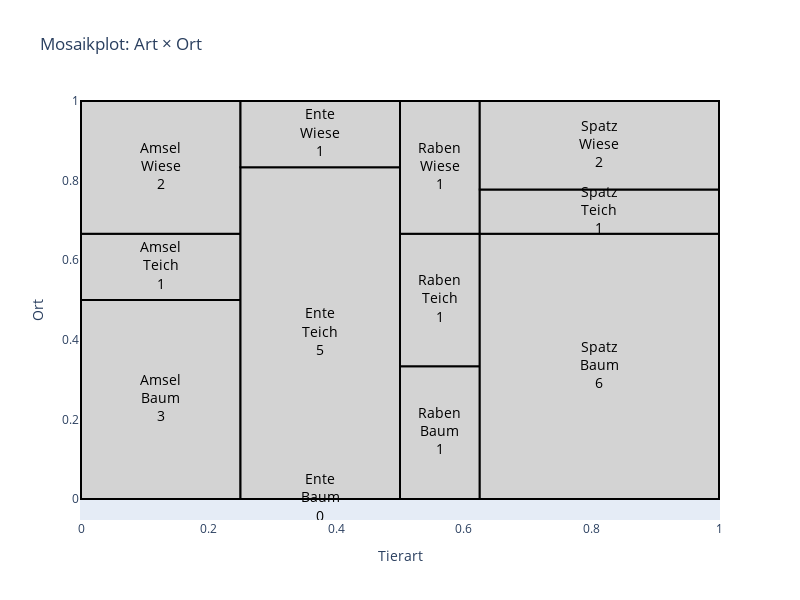

Notebook source saved alongside this figure:
### Markdown cell above
# WRUMS AB 3

### Aufgabe 1a) Kontingenztafel bed. relative Häufigkeit Art

| / | Baum | Teich | Wiese | sum | 
|---|------|-------|-------|-----|
| Amsel | 1/2 | 1/6 | 1/3 | 1 |
| Ente | 0 | 5/6 | 1/6 | 1 |
| Rabe | 1/3 | 1/3 | 1/3 | 1 |
| Spatz | 2/3 | 1/9 | 2/9 | 1 |
| sum |  |  |  | 4 |

### Aufgabe 1b) Kontingenztafel bed. relative Häufigkeit Ort

| / | Baum | Teich | Wiese | sum | 
|---|------|-------|-------|-----|
| Amsel | 3/10 | 1/8 | 1/3 |  |
| Ente | 0 | 5/8 | 1/6 |  |
| Rabe | 1/10 | 1/8 | 1/6 |  |
| Spatz | 3/5 | 1/8 | 1/3 |  |
| sum | 1 | 1 | 1 | 3 |

### Aufgabe 1c) Ort beste Chance um Amselgesang zu hören?
Um die beste Chance zu haben der Amsel zu lauschen, müssen wir uns die bedingte relative Häufigkeit nach "Art"
unter dem Merkmal "Amsel" angucken. Hier sehen wir, dass 1/2, bzw. 50% der Amseln sich am Ort "Baum" aufhalten.
Dementsprechend haben wir am Ort "Baum" die beste Chance.

### Aufgabe 1d) Beste Chance der Art des Vogels, welcher am Ort Baum sitzt?
Hier schauen wir uns die bed. rel. Häufigkeit nach "Ort" an. Zu sehen ist, dass bei der Ausprägung "Baum"
3/5, bzw. 60% der Vögel zu der Art "Spatz" gehören und somit dies am wahrscheinlichsten ist.

### Aufgabe 1e) Mosaikplot (Art = Rechteckbreite; Ort bedingt auf Art = Rechteckhöhe)

### Code cell
import plotly.graph_objects as go
import pandas as pd

# our Data of our Table
table = pd.DataFrame({
    "Baum": [3, 0, 1, 6],
    "Teich": [1, 5, 1, 1],
    "Wiese": [2, 1, 1, 2]
}, index = ["Amsel", "Ente", "Raben", "Spatz"])

# total number of observations
N = table.values.sum()

fig = go.Figure()

x_start = 0  # first x position

for tier in table.index:
    # width = proportion of total observations for animals
    width = table.loc[tier].sum() / N
    
    y_start = 0  # y position reset for each animal type
    
    for ort in table.columns:
        height = table.loc[tier, ort] / table.loc[tier].sum()
        
        # add rectangle
        fig.add_shape(
            type="rect",
            x0=x_start, x1=x_start + width,
            y0=y_start, y1=y_start + height,
            line=dict(color="black"),
            fillcolor="lightgrey",
            layer = "below"
        )
        
        # add text
        fig.add_trace(go.Scatter(
            x=[x_start + width/2],
            y=[y_start + height/2],
            text=f"{tier}<br>{ort}<br>{table.loc[tier, ort]}",
            mode="text",
            textposition="middle center",
            textfont=dict(color="black", size = 14),
            showlegend=False
        ))
        
        y_start += height  # put y up for next location
    
    x_start += width  # put x right for next animal type

fig.update_layout(
    title="Mosaikplot: Art × Ort",
    xaxis=dict(showgrid=False, zeroline=False, title="Tierart"),
    yaxis=dict(showgrid=False, zeroline=False, title="Ort"),
    width=800,
    height=600
)

fig.show()

### Figure 1 — Plotly figure (JSON) as saved in the notebook; plotly's stock layout.template omitted (floating-point values rounded to 4 significant figures)
{"data": [{"mode": "text", "showlegend": false, "text": "Amsel<br>Baum<br>3", "textfont": {"color": "black", "size": 14}, "textposition": "middle center", "type": "scatter", "x": [0.125], "y": [0.25]}, {"mode": "text", "showlegend": false, "text": "Amsel<br>Teich<br>1", "textfont": {"color": "black", "size": 14}, "textposition": "middle center", "type": "scatter", "x": [0.125], "y": [0.5833]}, {"mode": "text", "showlegend": false, "text": "Amsel<br>Wiese<br>2", "textfont": {"color": "black", "size": 14}, "textposition": "middle center", "type": "scatter", "x": [0.125], "y": [0.8333]}, {"mode": "text", "showlegend": false, "text": "Ente<br>Baum<br>0", "textfont": {"color": "black", "size": 14}, "textposition": "middle center", "type": "scatter", "x": [0.375], "y": [0]}, {"mode": "text", "showlegend": false, "text": "Ente<br>Teich<br>5", "textfont": {"color": "black", "size": 14}, "textposition": "middle center", "type": "scatter", "x": [0.375], "y": [0.4167]}, {"mode": "text", "showlegend": false, "text": "Ente<br>Wiese<br>1", "textfont": {"color": "black", "size": 14}, "textposition": "middle center", "type": "scatter", "x": [0.375], "y": [0.9167]}, {"mode": "text", "showlegend": false, "text": "Raben<br>Baum<br>1", "textfont": {"color": "black", "size": 14}, "textposition": "middle center", "type": "scatter", "x": [0.5625], "y": [0.1667]}, {"mode": "text", "showlegend": false, "text": "Raben<br>Teich<br>1", "textfont": {"color": "black", "size": 14}, "textposition": "middle center", "type": "scatter", "x": [0.5625], "y": [0.5]}, {"mode": "text", "showlegend": false, "text": "Raben<br>Wiese<br>1", "textfont": {"color": "black", "size": 14}, "textposition": "middle center", "type": "scatter", "x": [0.5625], "y": [0.8333]}, {"mode": "text", "showlegend": false, "text": "Spatz<br>Baum<br>6", "textfont": {"color": "black", "size": 14}, "textposition": "middle center", "type": "scatter", "x": [0.8125], "y": [0.3333]}, {"mode": "text", "showlegend": false, "text": "Spatz<br>Teich<br>1", "textfont": {"color": "black", "size": 14}, "textposition": "middle center", "type": "scatter", "x": [0.8125], "y": [0.7222]}, {"mode": "text", "showlegend": false, "text": "Spatz<br>Wiese<br>2", "textfont": {"color": "black", "size": 14}, "textposition": "middle center", "type": "scatter", "x": [0.8125], "y": [0.8889]}], "layout": {"height": 600, "shapes": [{"fillcolor": "lightgrey", "layer": "below", "line": {"color": "black"}, "type": "rect", "x0": 0, "x1": 0.25, "y0": 0, "y1": 0.5}, {"fillcolor": "lightgrey", "layer": "below", "line": {"color": "black"}, "type": "rect", "x0": 0, "x1": 0.25, "y0": 0.5, "y1": 0.6667}, {"fillcolor": "lightgrey", "layer": "below", "line": {"color": "black"}, "type": "rect", "x0": 0, "x1": 0.25, "y0": 0.6667, "y1": 1}, {"fillcolor": "lightgrey", "layer": "below", "line": {"color": "black"}, "type": "rect", "x0": 0.25, "x1": 0.5, "y0": 0, "y1": 0}, {"fillcolor": "lightgrey", "layer": "below", "line": {"color": "black"}, "type": "rect", "x0": 0.25, "x1": 0.5, "y0": 0, "y1": 0.8333}, {"fillcolor": "lightgrey", "layer": "below", "line": {"color": "black"}, "type": "rect", "x0": 0.25, "x1": 0.5, "y0": 0.8333, "y1": 1}, {"fillcolor": "lightgrey", "layer": "below", "line": {"color": "black"}, "type": "rect", "x0": 0.5, "x1": 0.625, "y0": 0, "y1": 0.3333}, {"fillcolor": "lightgrey", "layer": "below", "line": {"color": "black"}, "type": "rect", "x0": 0.5, "x1": 0.625, "y0": 0.3333, "y1": 0.6667}, {"fillcolor": "lightgrey", "layer": "below", "line": {"color": "black"}, "type": "rect", "x0": 0.5, "x1": 0.625, "y0": 0.6667, "y1": 1}, {"fillcolor": "lightgrey", "layer": "below", "line": {"color": "black"}, "type": "rect", "x0": 0.625, "x1": 1, "y0": 0, "y1": 0.6667}, {"fillcolor": "lightgrey", "layer": "below", "line": {"color": "black"}, "type": "rect", "x0": 0.625, "x1": 1, "y0": 0.6667, "y1": 0.7778}, {"fillcolor": "lightgrey", "layer": "below", "line": {"color": "black"}, "type": "rect", "x0": 0.625, "x1": 1, "y0": 0.7778, "y1": 1.0}], "title": {"text": "Mosaikplot: Art × Ort"}, "width": 800, "xaxis": {"showgrid": false, "title": {"text": "Tierart"}, "zeroline": false}, "yaxis": {"showgrid": false, "title": {"text": "Ort"}, "zeroline": false}}}
